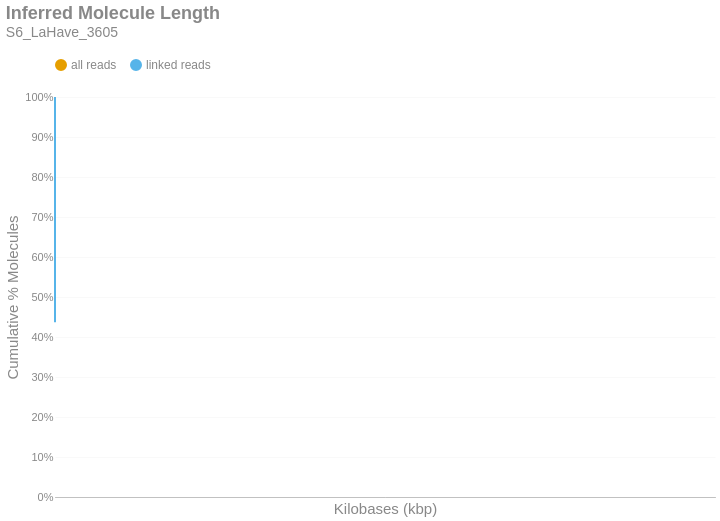

Here is the notebook cell this chart was saved with:
### Markdown cell above
### Inferred Molecule Length
This is the cumulative frequency distribution of molecule lengths inferred from the first and last alignment positions along a contig for all alignments associated with a single linked-read barcode on a given contig.There are two distributions: one with `all` the alignments (yellow) and another with only `linked reads` (blue). The percent of molecules in the `linked reads` distribution is relative to the total number of linked molecules.

### Code cell
if SKIPLR:
    print_html(f"Skipped")
else:
    binned_df = consolidated_hist(valids['length_inferred']/1000, mask, 10, True)
    binned_df = binned_df.with_columns(
        pl.when(pl.col('bin').cast(pl.Utf8) == '0').then(pl.lit('1')).otherwise(pl.col('bin').cast(pl.Utf8)).alias('bin')
    )
    with SafeRender(binned_df):
        (
            density_plot(binned_df, 'Inferred Molecule Length', samplename, 'inferredlen')
            .transform_calculate(bin_kb='datum.bin / 1000')
            .encode(
                x=alt.X('bin_kb:Q', title="Kilobases (kbp)").scale(type='log', padding=0).axis(labelAngle=-40),
                y=alt.Y('value:Q', title='Cumulative % Molecules')
                    .axis(format='%')
                    .stack(False)
                    .scale(domainMin=0, domainMax=1,padding=0),
                color=alt.Color("key:N").scale(domain = ["all reads", "linked reads"]),
                tooltip = [
                    alt.Tooltip("key:N", title = "Data Type"),
                    alt.Tooltip("range_label:N", title="Kilobases"),
                    alt.Tooltip("value:Q", format = ".2%", title="% Molecules (Cum.)")
                ]
            )
        ).display()

### Figure 1 — Vega-Lite specification as saved in the notebook (floating-point values rounded to 4 significant figures; data arrays with more than 128 entries replaced by an {"elided": "..."} marker saying what was removed)
{"width": "container", "height": 400, "config": {"title": {"anchor": "start", "dy": -15, "fontSize": 18, "color": "#888888", "subtitleColor": "#888888", "subtitleFontSize": 14}, "arc": {"fill": "#0072B2"}, "axis": {"domainColor": "#888888", "domainWidth": 0.5, "gridWidth": 0.2, "grid": false, "titleFontWeight": 400, "titleFontSize": 15, "labelFontSize": 11, "labelColor": "#888888", "tickColor": "#888888", "tickWidth": 0.2, "titleColor": "#888888"}, "axisBand": {"grid": false}, "axisX": {"grid": true, "tickSize": 10, "domainCap": "round"}, "axisY": {"domain": false, "grid": true, "tickSize": 0, "domainCap": "round"}, "background": "transparent", "header": {"labelFontSize": 15, "labelColor": "#888888", "titleFontSize": 15, "titleFontWeight": 600, "titleColor": "#888888"}, "legend": {"labelFont": "sans-serif", "labelFontSize": 12, "labelColor": "#888888", "symbolSize": 100, "symbolType": "circle", "titleFontSize": 12, "titlePadding": 10, "titleColor": "#888888", "title": null, "orient": "top"}, "range": {"category": ["#E69F00", "#56B4E9", "#009E73", "#F0E442", "#0072B2", "#D55E00", "#CC79A7", "#000000"], "diverging": ["#cfe8f3", "#a2d4ec", "#73bfe2", "#46abdb", "#1696d2", "#12719e"]}, "area": {"fill": "#0072B2", "fillOpacity": 0.7, "line": true, "strokeOpacity": 0.7}, "line": {"color": "#0072B2", "stroke": "#0072B2", "strokeWidth": 2}, "trail": {"color": "#0072B2", "stroke": "#0072B2", "strokeWidth": 0, "size": 1}, "point": {"filled": true, "fillOpacity": 1.0, "size": 95}, "text": {"color": "#888888", "fontSize": 11, "align": "right", "fontWeight": 400, "size": 11}, "bar": {"fill": "#0072B2", "stroke": null}, "view": {"stroke": null, "continuousWidth": 660, "continuousHeight": 400}}, "data": {"name": "data-fb88ea64d729b2bbf47f8ebc57db28ae"}, "mark": {"type": "line", "interpolate": "monotone", "point": {"opacity": 0, "size": 275}}, "encoding": {"color": {"field": "key", "scale": {"domain": ["all reads", "linked reads"]}, "type": "nominal"}, "tooltip": [{"field": "key", "title": "Data Type", "type": "nominal"}, {"field": "range_label", "title": "Kilobases", "type": "nominal"}, {"field": "value", "format": ".2%", "title": "% Molecules (Cum.)", "type": "quantitative"}], "x": {"axis": {"labelAngle": -40}, "field": "bin_kb", "scale": {"type": "log", "padding": 0}, "title": "Kilobases (kbp)", "type": "quantitative"}, "y": {"axis": {"format": "%"}, "field": "value", "scale": {"domainMin": 0, "domainMax": 1, "padding": 0}, "stack": false, "title": "Cumulative % Molecules", "type": "quantitative"}}, "params": [{"name": "param_c36ac31b6afebe62", "select": {"type": "point", "fields": ["key"]}, "bind": "legend"}], "title": {"text": "Inferred Molecule Length", "subtitle": "S6_LaHave_3605"}, "transform": [{"fold": ["all reads (cumsum)", "linked reads (cumsum)"]}, {"calculate": "replace(datum.key, ' (cumsum)', '')", "as": "key"}, {"filter": {"param": "param_c36ac31b6afebe62"}}, {"calculate": "datum.bin / 1000", "as": "bin_kb"}], "usermeta": {"embedOptions": {"downloadFileName": "S6_LaHave_3605.inferredlen"}}, "$schema": "https://vega.github.io/schema/vega-lite/v6.1.0.json", "datasets": {"data-fb88ea64d729b2bbf47f8ebc57db28ae": {"elided": "781 records"}}}
